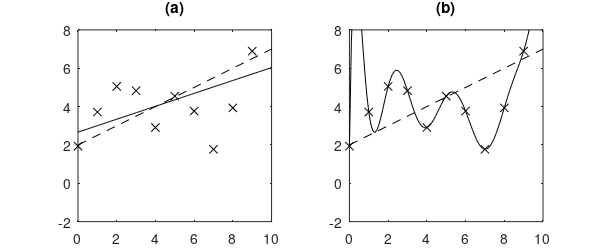

Write MATLAB code to recreate this figure.
function overfitting

global EPSFILENAME

figure(1);  clf;

% Parameters
yint = 2;
slope = 0.5;
noise = 2;

% x values
x = 0:10

% y values
y = slope .* x + yint;

% noisy y values
ynoise = y + randn(size(y)) * noise;

% regression fit
p2 = polyfit(x, ynoise, 1);
p10 = polyfit(x, ynoise, 10);

fitx = linspace(0, 10, 100);
fit2 = polyval(p2, fitx);
fit10 = polyval(p10, fitx);


% Draw graphs
subplot(1, 2, 1);
plot(x, ynoise, 'kx');  hold on;
plot([0 10], [yint yint+10*slope], 'k--');
plot(fitx, fit2, 'k-');
title('(a)');
axis([0 10 -2 8]);

subplot(1, 2, 2);
plot(x, ynoise, 'kx');  hold on;
plot([0 10], [yint yint+10*slope], 'k--');
plot(fitx, fit10, 'k-');
title('(b)');
axis([0 10 -2 8]);



set(1, 'paperposition', [0 0 6 2.5]);

print(EPSFILENAME, '-f1','-depsc');